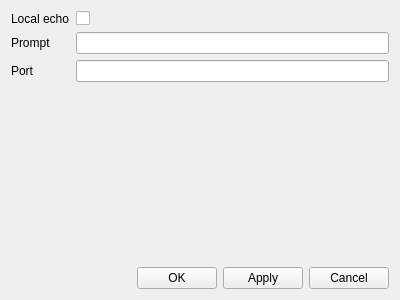
<?xml version="1.0" encoding="UTF-8"?>
<ui version="4.0">
 <class>SettingsDialog</class>
 <widget class="QWidget" name="SettingsDialog">
  <property name="geometry">
   <rect>
    <x>0</x>
    <y>0</y>
    <width>400</width>
    <height>300</height>
   </rect>
  </property>
  <property name="windowTitle">
   <string>Form</string>
  </property>
  <layout class="QVBoxLayout" name="verticalLayout">
   <item>
    <layout class="QFormLayout" name="formLayout">
     <item row="0" column="0">
      <widget class="QLabel" name="label">
       <property name="text">
        <string>Local echo</string>
       </property>
      </widget>
     </item>
     <item row="1" column="0">
      <widget class="QLabel" name="label_2">
       <property name="text">
        <string>Prompt</string>
       </property>
      </widget>
     </item>
     <item row="0" column="1">
      <widget class="QCheckBox" name="localEcho">
       <property name="text">
        <string/>
       </property>
      </widget>
     </item>
     <item row="1" column="1">
      <widget class="QLineEdit" name="prompt"/>
     </item>
     <item row="2" column="0">
      <widget class="QLabel" name="label_3">
       <property name="text">
        <string>Port</string>
       </property>
      </widget>
     </item>
     <item row="2" column="1">
      <widget class="QLineEdit" name="port"/>
     </item>
    </layout>
   </item>
   <item>
    <spacer name="verticalSpacer">
     <property name="orientation">
      <enum>Qt::Orientation::Vertical</enum>
     </property>
     <property name="sizeHint" stdset="0">
      <size>
       <width>20</width>
       <height>40</height>
      </size>
     </property>
    </spacer>
   </item>
   <item>
    <layout class="QHBoxLayout" name="horizontalLayout">
     <item>
      <spacer name="horizontalSpacer">
       <property name="orientation">
        <enum>Qt::Orientation::Horizontal</enum>
       </property>
       <property name="sizeHint" stdset="0">
        <size>
         <width>40</width>
         <height>20</height>
        </size>
       </property>
      </spacer>
     </item>
     <item>
      <widget class="QPushButton" name="okButton">
       <property name="text">
        <string>OK</string>
       </property>
      </widget>
     </item>
     <item>
      <widget class="QPushButton" name="applyButton">
       <property name="text">
        <string>Apply</string>
       </property>
      </widget>
     </item>
     <item>
      <widget class="QPushButton" name="cancelButton">
       <property name="text">
        <string>Cancel</string>
       </property>
      </widget>
     </item>
    </layout>
   </item>
  </layout>
 </widget>
 <resources/>
 <connections/>
</ui>
